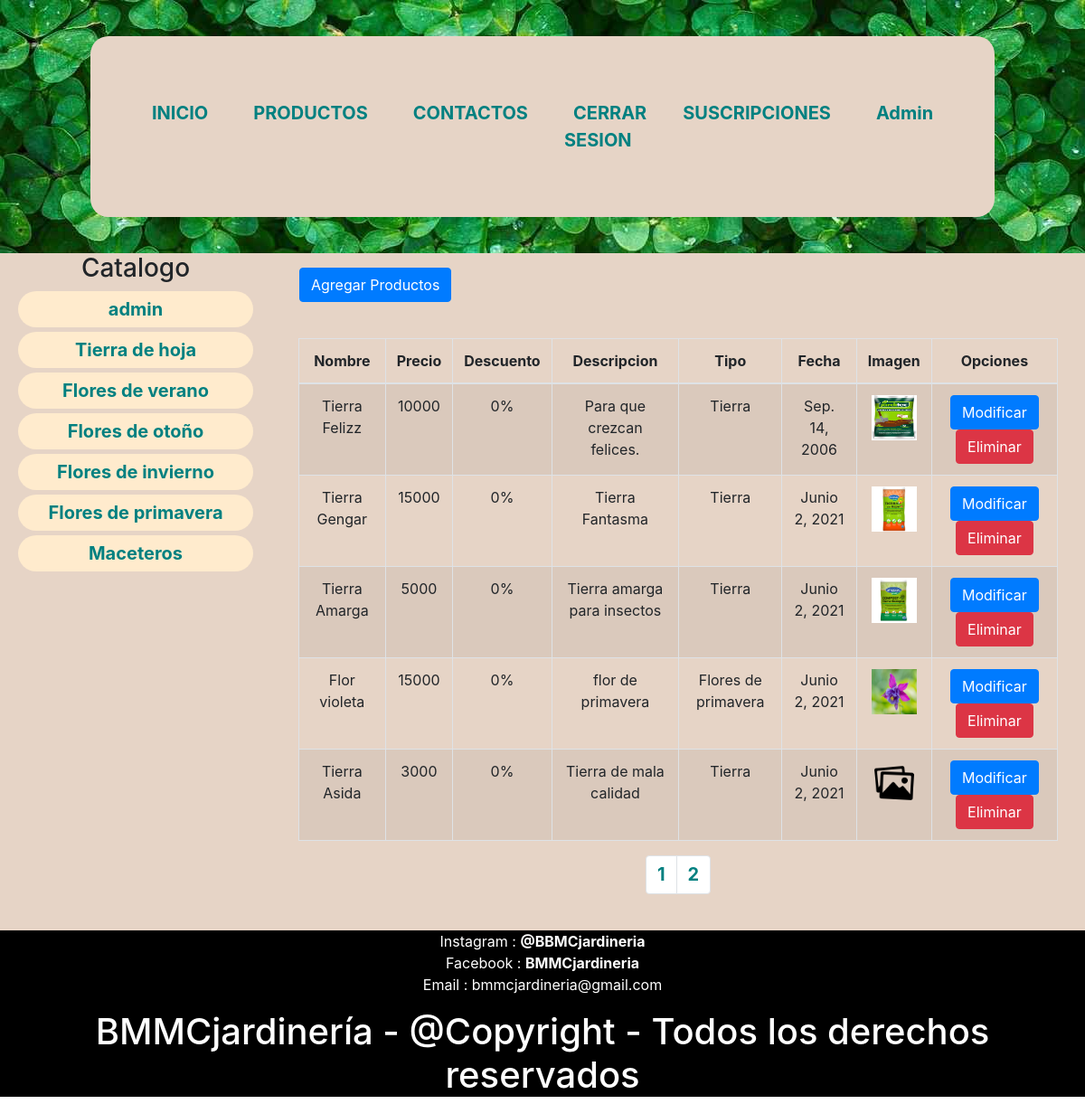
Page /tabla/ (signed in) on the committed database.
### app/models.py (models this page shows, shortened)
class Producto(models.Model):
    nombre = models.CharField(max_length=40)
    precio = models.IntegerField()
    descripcion = models.CharField(max_length=40)
    tipo = models.ForeignKey(TipoPorducto, on_delete=models.CASCADE)
    fecha = models.DateField()
    imagen = models.ImageField(null =True, blank=True)
    descuento = models.IntegerField()

class TipoPorducto(models.Model):
    tipo = models.CharField(max_length=40)
    def __str__(self):
        return self.tipo

### app/views.py (the view)
# urls.py: path('tabla/', tabla, name="tabla"),
@permission_required('app.view_producto')
def tabla(request):
    productoAll = Producto.objects.all()
    page = request.GET.get('page', 1)
    try:
        paginator = Paginator(productoAll, 5)
        productoAll = paginator.page(page)
    except:
        raise Http404
    datos = {
        'tabla' : productoAll, 'paginator' : paginator
    }
    return render(request, 'app/admin/tabla.html', datos)

### app/templates/app/admin/tabla.html (shortened to what this page needs)
{% extends 'app/base.html' %}
{% load static %}
{% block contenido %}
{% if perms.view_producto %}
<div class="container my-3 mx-3">
    <div class="row">
        {% if perms.app.add_producto %}
        <a href="{% url 'agregar' %}" class="btn btn-primary">Agregar Productos</a>
        {% endif %}
    </div>
</div>
<div class="container">
    <div class="row">
        <div class="col-sm-12 py-4">
            <table class="table table-bordered table-striped">
                <thead>
                    <tr>
                        <th>Nombre</th>
                        <th>Precio</th>
                        <th>Descuento</th>
                        <th>Descripcion</th>
                        <th>Tipo</th>
                        <th>Fecha</th>
                        <th>Imagen</th>
                        <th>Opciones</th>
                    </tr>
                </thead>
                <tbody>
                    {% for aux in tabla %}
                    <tr>
                        <td>{{ aux.nombre }}</td>
                        <td>{{ aux.precio }}</td>
                        <td>{{ aux.descuento }}%</td>
                        <td>{{ aux.descripcion }}</td>
                        <td>{{ aux.tipo }}</td>
                        <td>{{ aux.fecha }}</td>
                        <td>{% if aux.imagen %}
                            <img src="{{ aux.imagen.url }}" alt="" width="50" height="50">
                        {% else %}
                            <img src="{% static 'app/dist/img/imagen-defecto.png' %}" alt="" width="50" height="50">
                        {% endif %}
                        </td>
                        <td>
                            {% if perms.app.change_producto %}
                            <a href="{% url 'modificar' aux.id %}" class="btn btn-primary">Modificar</a>
                            {% endif %}
                            {% if perms.app.delete_producto %}
                            <a onclick="confirmarEliminar({{ aux.id }})" class="btn btn-danger">Eliminar</a>
                            {% endif %}
                        </td>
                    </tr>
                    {% endfor %}
                </tbody>
            </table>
            <div>
                {% include 'app/paginator.html' %}
            </div>
        </div>
    </div>
</div>
{% else %}
<p>No estas logueado</p>
{% endif %}
{% endblock %}

### app/templates/app/base.html (shortened to what this page needs)
<!DOCTYPE html>
<html lang="en">
<head>
    {% load static %}
    <link rel="stylesheet" href="{% static 'app/dist/css/style.css' %}">
    <link rel="stylesheet" href="https://maxcdn.bootstrapcdn.com/bootstrap/4.5.2/css/bootstrap.min.css">
    <link rel="stylesheet" href="{% static 'app/dist/css/contacto.css' %}">
    <link rel="stylesheet" href="{% static 'app/dist/css/descuentos.css' %}">
    {% load %}
</head>
<body>
        <header>
            <div class="colorheader">
                <nav>
                    <li><a href="{% url 'index' %}">INICIO</a></li>
                    <li><a href="{% url 'productos' %}">PRODUCTOS</a></li>
                    <li><a href="{% url 'contacto' %}">CONTACTOS</a></li>
                    {% if user.is_authenticated %}
                    <li><a href="{% url 'logout' %}">CERRAR SESION</a></li>
                    <li><a href="{% url 'subscripcion' %}">SUSCRIPCIONES</a></li>
                    {% else %}
                    <li><a href="{% url 'login' %}">INICIAR SESION</a></li>
                    {% endif %}
                    {% if perms.view_producto %}
                    <li><a href="{% url 'tabla' %}">Admin</a></li>
                    {% endif %}
                </nav>
            </div>
        </header>
        <div class="container-fluid">
            <div class="row">
              <div class="col-sm-3">
                <h3>Catalogo</h3>
                <div class="menu_izq"><li><a href="">{{ user.get_username }}</a></li></div>
                <div class="menu_izq"><li><a href="">Tierra de hoja</a></li></div>
                <div class="menu_izq"><li><a href="">Flores de verano</a></li></div>
                <div class="menu_izq"><li><a href="">Flores de otoño</a></li></div>
                <div class="menu_izq"><li><a href="">Flores de invierno</a></li></div>
                <div class="menu_izq"><li><a href="">Flores de primavera</a></li></div>
                <div class="menu_izq"><li><a href="">Maceteros</a></li></div>
              </div>
              <div class="col-sm-9 d-flex flex-wrap">
                {% block contenido %}
                {% endblock %}
              </div>
            </div>
        </div>
        <footer class="contacto">
            <p class="redes">
                Instagram : <b>@BBMCjardineria</b> <br>
                Facebook : <b>BMMCjardineria</b> <br>
                Email : bmmcjardineria@gmail.com
            </p>
            <h1 class="copyright">BMMCjardinería - @Copyright - Todos los derechos reservados</h1>
        </footer>
</body>
</html>

### rows in the picture
Producto: nombre "Tierra Felizz", precio "10000", descuento "0", descripcion "Para que crezcan felices.", tipo "Tierra", fecha "Sep. 14, 2006", imagen (picture)
Producto: nombre "Tierra Gengar", precio "15000", descuento "0", descripcion "Tierra Fantasma", tipo "Tierra", fecha "Junio 2, 2021", imagen (picture)
Producto: nombre "Tierra Amarga", precio "5000", descuento "0", descripcion "Tierra amarga para insectos", tipo "Tierra", fecha "Junio 2, 2021", imagen (picture)
Producto: nombre "Flor violeta", precio "15000", descuento "0", descripcion "flor de primavera", tipo "Flores de primavera", fecha "Junio 2, 2021", imagen (picture)
Producto: nombre "Tierra Asida", precio "3000", descuento "0", descripcion "Tierra de mala calidad", tipo "Tierra", fecha "Junio 2, 2021"

### other values in the picture
{{ user.get_username }} "admin"
{{ page }} "1" "2"
